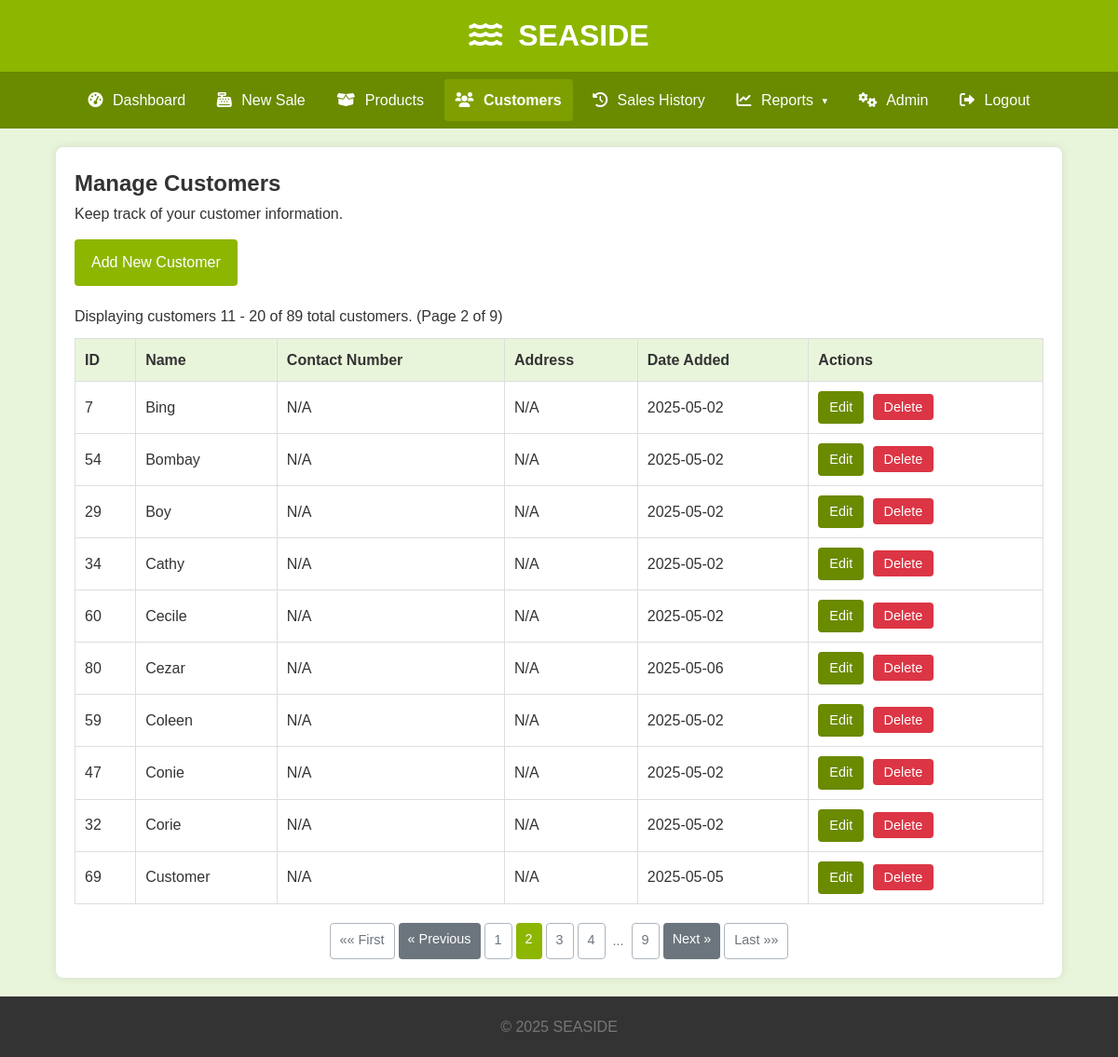
Page /customers/page/2 (signed in) on the earlier database version.
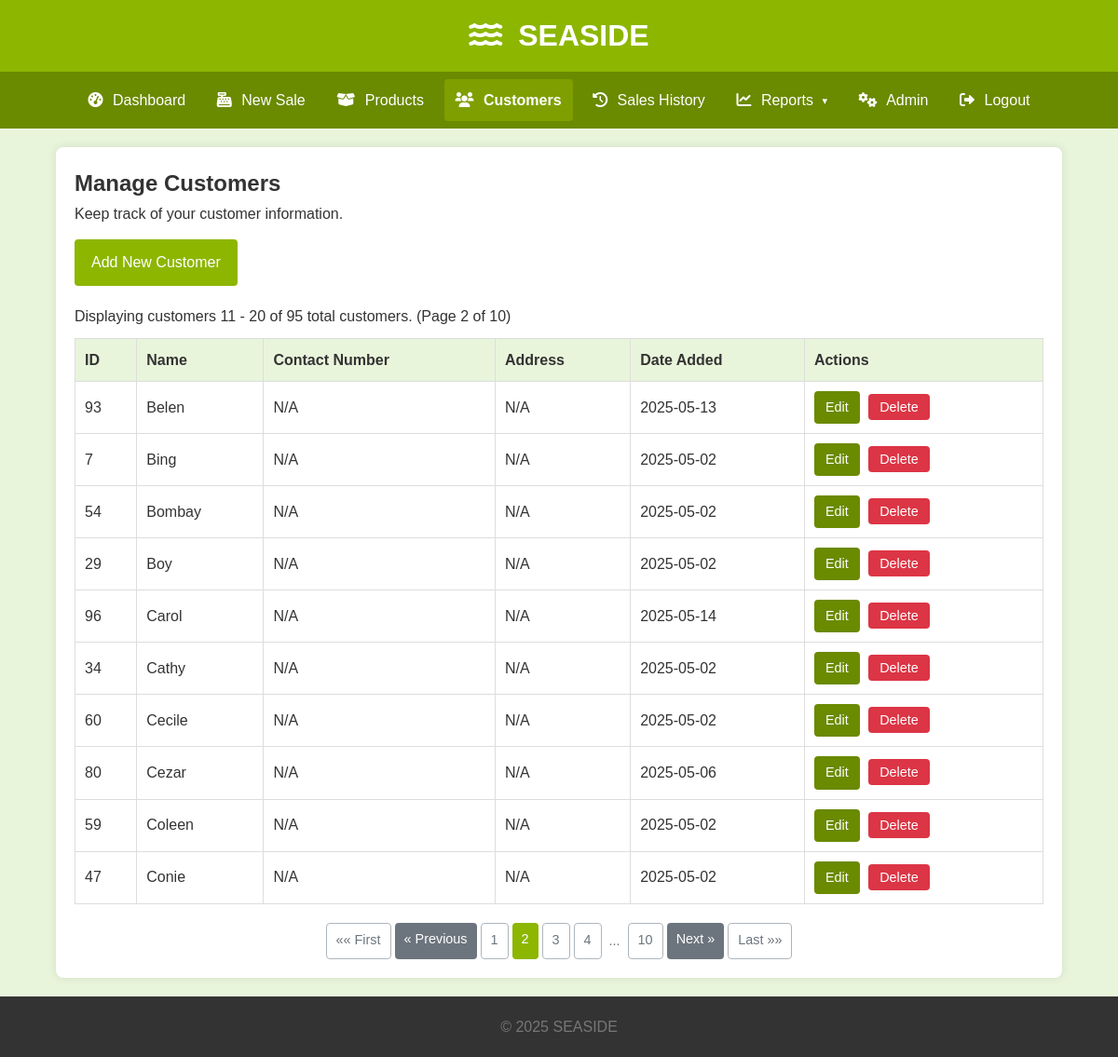
Same page on the later database version.
### tables this page shows
CREATE TABLE Customers (
                CustomerID INTEGER PRIMARY KEY AUTOINCREMENT,
                CustomerName TEXT NOT NULL UNIQUE COLLATE NOCASE,
                ContactNumber TEXT,
                Address TEXT,
                DateAdded TEXT DEFAULT CURRENT_TIMESTAMP -- Added DateAdded column
            );

### app.py (the view)
@app.route('/customers')
@app.route('/customers/page/<int:page_num>')
@login_required
def list_customers(page_num=1):
    total_customers = db.count_total_customers_db()
    customers_on_page = db.get_customers_paginated_db(page=page_num, per_page=ITEMS_PER_PAGE)
    if not customers_on_page and page_num > 1 and total_customers > 0:  # If page is out of bounds
        flash(f"No customers found on page {page_num}. Showing last available page.", "info")
        last_page = math.ceil(total_customers / ITEMS_PER_PAGE) if total_customers > 0 else 1
        return redirect(url_for('list_customers', page_num=last_page))
    total_pages = math.ceil(total_customers / ITEMS_PER_PAGE) if total_customers > 0 else 0
    return render_template('customers/list.html',
                           customers=customers_on_page, title="Manage Customers",
                           current_page=page_num, total_pages=total_pages,
                           total_items=total_customers, per_page=ITEMS_PER_PAGE)

### app.py (called while the page is built)
@app.context_processor
def utility_processor():
    return {
        'now': datetime.datetime.now,  # Current datetime for use in templates (e.g., footer year)
        'min': min,  # Make min() function available
        'max': max,  # Make max() function available
        'logged_in': session.get('logged_in', False),  # Check login status
        'calendar': calendar  # Make calendar module available (e.g., for month names)
    }

def login_required(f):
    @wraps(f)
    def decorated_function(*args, **kwargs):
        if not session.get('logged_in'):
            flash("Please log in to access this page.", "warning")
            return redirect(url_for('login', next=request.url))  # Redirect to login, remembering the intended page
        return f(*args, **kwargs)
    return decorated_function

### db_operations.py (called while the page is built)
def get_db_connection():
    conn = None
    try:
        conn = sqlite3.connect(DATABASE_URL)
        conn.row_factory = sqlite3.Row  # Access columns by name (e.g., row['ColumnName'])
        conn.execute("PRAGMA foreign_keys = ON;")  # Enforce foreign key constraints
        logging.debug("Database connection established successfully.")
    except sqlite3.Error as e:
        logging.error(f"Database connection error to '{DATABASE_URL}': {e}", exc_info=True)
        raise  # Re-raise the exception if connection fails, so the app can handle it
    return conn

def get_customers_paginated_db(page=1, per_page=10):
    sql = """
          SELECT CustomerID, CustomerName, ContactNumber, Address, DateAdded
          FROM Customers
          ORDER BY CustomerName COLLATE NOCASE LIMIT ? \
          OFFSET ? \
          """
    conn = None
    try:
        conn = get_db_connection()
        cursor = conn.cursor()
        offset = (page - 1) * per_page
        cursor.execute(sql, (per_page, offset))
        customers = cursor.fetchall()
        return customers
    except sqlite3.Error as e:
        logging.error(f"Database error in get_customers_paginated_db: {e}", exc_info=True)
        return []
    finally:
        if conn: conn.close()

### templates/customers/list.html (shortened to what this page needs)
{% extends "base.html" %}
{% block content %}
<h2>Manage Customers</h2>
<p style="margin-bottom: 15px;">Keep track of your customer information.</p>
<a href="{{ url_for('add_customer') }}" class="btn btn-primary" style="margin-bottom: 20px;">Add New Customer</a>
{% if customers %}
    <p style="margin-bottom: 10px;">
        Displaying customers {{ (current_page - 1) * per_page + 1 }} - {{ min(current_page * per_page, total_items) }} of {{ total_items }} total customers.
        (Page {{ current_page }} of {{ total_pages if total_pages > 0 else 1 }})
    </p>
    <table>
        <thead>
            <tr>
                <th>ID</th>
                <th>Name</th>
                <th>Contact Number</th>
                <th>Address</th>
                <th>Date Added</th>
                <th>Actions</th>
            </tr>
        </thead>
        <tbody>
            {% for customer in customers %}
            <tr>
                <td>{{ customer.CustomerID }}</td>
                <td>{{ customer.CustomerName }}</td>
                <td>{{ customer.ContactNumber if customer.ContactNumber else 'N/A' }}</td>
                <td>{{ customer.Address if customer.Address else 'N/A' }}</td>
                <td>{{ customer.DateAdded.split(' ')[0] if customer.DateAdded else 'N/A' }}</td> <td class="actions">
                    <a href="{{ url_for('edit_customer', customer_id=customer.CustomerID) }}" class="edit-btn">Edit</a>
                    <form action="{{ url_for('delete_customer', customer_id=customer.CustomerID) }}" method="POST" style="display:inline;" onsubmit="return confirm('Are you sure you want to delete this customer?');">
                        <button type="submit" class="delete-btn">Delete</button>
                    </form>
                </td>
            </tr>
            {% endfor %}
        </tbody>
    </table>
    {% if total_pages > 1 %}
    <div class="pagination" style="margin-top: 20px; text-align: center;">
        {% if current_page > 1 %}
            <a href="{{ url_for('list_customers', page_num=1) }}" class="btn btn-outline-secondary">&laquo;&laquo; First</a>
        {% else %}
             <span class="btn btn-outline-secondary disabled">&laquo;&laquo; First</span>
        {% endif %}
        {% if current_page > 1 %}
            <a href="{{ url_for('list_customers', page_num=current_page - 1) }}" class="btn btn-secondary">&laquo; Previous</a>
        {% else %}
            <span class="btn btn-secondary disabled">&laquo; Previous</span>
        {% endif %}
        {% set page_window = 2 %}
        {% set start_page = max(1, current_page - page_window) %}
        {% set end_page = min(total_pages, current_page + page_window) %}
        {% for page in range(start_page, end_page + 1) %}
            {% if page == current_page %}
                <span class="btn btn-primary current-page">{{ page }}</span>
            {% else %}
                <a href="{{ url_for('list_customers', page_num=page) }}" class="btn btn-outline-secondary">{{ page }}</a>
            {% endif %}
        {% endfor %}
        {% if end_page < total_pages %}
            {% if end_page < total_pages - 1 %}
                 <span class="btn btn-outline-secondary disabled" style="border:none; background:transparent; padding: 8px 4px;">...</span>
            {% endif %}
            <a href="{{ url_for('list_customers', page_num=total_pages) }}" class="btn btn-outline-secondary">{{ total_pages }}</a>
        {% endif %}
        {% if current_page < total_pages %}
            <a href="{{ url_for('list_customers', page_num=current_page + 1) }}" class="btn btn-secondary">Next &raquo;</a>
        {% else %}
            <span class="btn btn-secondary disabled">Next &raquo;</span>
        {% endif %}
        {% if current_page < total_pages %}
            <a href="{{ url_for('list_customers', page_num=total_pages) }}" class="btn btn-outline-secondary">Last &raquo;&raquo;</a>
        {% else %}
            <span class="btn btn-outline-secondary disabled">Last &raquo;&raquo;</span>
        {% endif %}
    </div>
    {% endif %}
{% else %}
    <p>No customers found. <a href="{{ url_for('add_customer') }}">Add your first customer!</a></p>
{% endif %}
{% endblock %}

### templates/base.html (shortened to what this page needs)
<!DOCTYPE html>
<html lang="en">
<head>
    <link rel="stylesheet" href="{{ url_for('static', filename='css/style.css') }}">
    <link rel="stylesheet" href="https://cdnjs.cloudflare.com/ajax/libs/font-awesome/6.0.0-beta3/css/all.min.css">
</head>
<body>
    <div class="site-content">
        <header>
            <h1><i class="fas fa-water"></i> SEASIDE</h1>
        </header>
        <nav class="main-nav">
            <ul class="nav-links">
                {% if logged_in %}
                    <li><a href="{{ url_for('index') }}" class="{% if request.endpoint == 'index' %}active{% endif %}"><i class="fas fa-tachometer-alt"></i> Dashboard</a></li>
                    <li><a href="{{ url_for('pos_interface') }}" class="{% if request.endpoint == 'pos_interface' %}active{% endif %}"><i class="fas fa-cash-register"></i> New Sale</a></li>
                    <li><a href="{{ url_for('list_products') }}" class="{% if request.endpoint == 'list_products' %}active{% endif %}"><i class="fas fa-box-open"></i> Products</a></li>
                    <li><a href="{{ url_for('list_customers') }}" class="{% if request.endpoint == 'list_customers' %}active{% endif %}"><i class="fas fa-users"></i> Customers</a></li>
                    <li><a href="{{ url_for('list_sales') }}" class="{% if request.endpoint == 'list_sales' %}active{% endif %}"><i class="fas fa-history"></i> Sales History</a></li>
                    <li class="nav-item-dropdown {% if request.endpoint in ['weekly_reports_page', 'monthly_reports_page'] %}active-parent{% endif %}">
                        <a href="#" class="dropdown-toggle-link"><i class="fas fa-chart-line"></i> Reports <span class="dropdown-arrow">&#9662;</span></a>
                    </li>
                    <li><a href="{{ url_for('admin_index') }}" class="{% if request.endpoint == 'admin_index' %}active{% endif %}"><i class="fas fa-cogs"></i> Admin</a></li>
                    <li><a href="{{ url_for('logout') }}"><i class="fas fa-sign-out-alt"></i> Logout</a></li>
                {% endif %}
            </ul>
        </nav>
        <main class="container">
            <div class="content">
                {% block content %}{% endblock %}
            </div>
        </main>
    </div>
    <footer>
        <p style="text-align:center; color: #777;">&copy; {{ now().year }} SEASIDE</p>
    </footer>
</body>
</html>

### static/css/style.css (style rules this page uses)
* { box-sizing: border-box; margin: 0; padding: 0; }
body { font-family: Arial, sans-serif; line-height: 1.6; background-color: #e9f5db; color: #333; display: flex; flex-direction: column; min-height: 100vh; }
.site-content { flex: 1; }
main.container { width: 95%; max-width: 1200px; margin: 20px auto; overflow: visible; padding: 20px; background-color: #fff; border-radius: 8px; box-shadow: 0 0 10px rgba(0,0,0,0.1); }
header { background: #8DB600; color: #ffffff; padding: 0.8rem 0; text-align: center; }
header h1 { margin: 0; font-size: 1.5rem; }
header h1 i { margin-right: 8px; }
nav.main-nav { background: #6A8A00; color: #fff; padding: 0.5rem 1rem; position: relative; margin-bottom: 10px; }
nav.main-nav ul.nav-links { padding: 0; list-style: none; text-align: center; display: flex; justify-content: center; align-items: center; }
nav.main-nav ul.nav-links > li { margin: 0 0.3rem; position: relative; }
nav.main-nav ul.nav-links > li > a { color: #ffffff; text-decoration: none; padding: 10px 12px; display: block; transition: background-color 0.2s ease; border-radius: 4px; }
nav.main-nav ul.nav-links > li > a i { margin-right: 6px; }
nav.main-nav ul.nav-links > li > a:hover, nav.main-nav ul.nav-links > li > a.active, nav.main-nav ul.nav-links > li.active-parent > a.dropdown-toggle-link { background: #7F9F00; }
.nav-item-dropdown > a.dropdown-toggle-link { cursor: pointer; }
.dropdown-toggle-link .dropdown-arrow { font-size: 0.7em; margin-left: 5px; display: inline-block; vertical-align: middle; transition: transform 0.3s ease; }
.table-responsive-wrapper > table { width: 100%; border-collapse: collapse; }
.table-responsive-wrapper > table th, .table-responsive-wrapper > table td { border: 1px solid #ddd; padding: 10px; text-align: left; white-space: nowrap; }
.table-responsive-wrapper > table th { background-color: #e9f5db; }
.table-responsive-wrapper .actions a, .table-responsive-wrapper .actions button { margin-right: 5px; margin-bottom: 5px; text-decoration: none; padding: 6px 12px; border-radius: 4px; cursor: pointer; border: none; display: inline-block; font-size: 0.9rem; color: #ffffff; }
.table-responsive-wrapper .actions .edit-btn { background-color: #6A8A00; }
.table-responsive-wrapper .actions .delete-btn { background-color: #dc3545; }
.btn { padding: 12px 18px; color: white; background-color: #8DB600; border: none; border-radius: 4px; cursor: pointer; text-decoration: none; display: inline-block; font-size: 1rem; transition: background-color 0.2s ease-in-out; }
.btn-primary { background-color: #8DB600; color: #fff; }
.btn-secondary { background-color: #6c757d; color: #fff; }
footer { text-align: center; padding: 20px; background: #333; color: #aaa; margin-top: auto; }
footer p { margin: 0; }
@media (min-width: 768px) { header h1 { font-size: 1.8rem; } }
@media (min-width: 768px) { .table-responsive-wrapper .actions button, .table-responsive-wrapper .actions a { margin-bottom: 0; } }
@media (min-width: 992px) { main.container { width: 90%; } }
@media (min-width: 992px) { header h1 { font-size: 2rem; } }
.pagination { display: flex; justify-content: center; padding-left: 0; list-style: none; border-radius: .25rem; margin-top: 20px; }
.pagination .btn { margin: 0 2px; padding: 6px 10px; font-size: 0.9em; }
.pagination .btn.current-page { background-color: #8DB600; color: white; border-color: #7F9F00; }
.pagination .btn.disabled { pointer-events: none; opacity: 0.5; }
.btn-outline-secondary { background-color: transparent; border: 1px solid #adb5bd; color: #6c757d; }
.pagination .btn-outline-secondary.disabled { border: none; background-color: transparent; color: #6c757d; opacity: 1; padding: 8px 4px; }
nav.main-nav ul.nav-links > li > a.active { background-color: #7F9F00; font-weight: bold; }

### templates/customers/list.html (style rules this page uses)
.pagination .btn { margin: 0 2px; padding: 6px 10px; font-size: 0.9em; }
.pagination .btn.current-page { background-color: #8DB600; color: white; border-color: #7F9F00; }
.pagination .btn.disabled { pointer-events: none; opacity: 0.5; }
.btn-outline-secondary { background-color: transparent; border: 1px solid #adb5bd; color: #6c757d; }
.pagination .btn-outline-secondary.disabled { border: none; background-color: transparent; color: #6c757d; opacity: 1; padding: 8px 4px; }

Differences in the rows shown:
no longer on this page (row unchanged): Customers: CustomerID "32", CustomerName "Corie", ContactNumber "N/A", Address "N/A", DateAdded "2025-05-02"
no longer on this page (row unchanged): Customers: CustomerID "69", CustomerName "Customer", ContactNumber "N/A", Address "N/A", DateAdded "2025-05-05"
added Customers: CustomerID "93", CustomerName "Belen", ContactNumber "N/A", Address "N/A", DateAdded "2025-05-13"
added Customers: CustomerID "96", CustomerName "Carol", ContactNumber "N/A", Address "N/A", DateAdded "2025-05-14"
Other differences:
{{ total_items }}: "89" → "95"
{{ total_pages if total_pages > 0 else 1 }}: "9" → "10"
{{ total_pages }}: "9" → "10"
